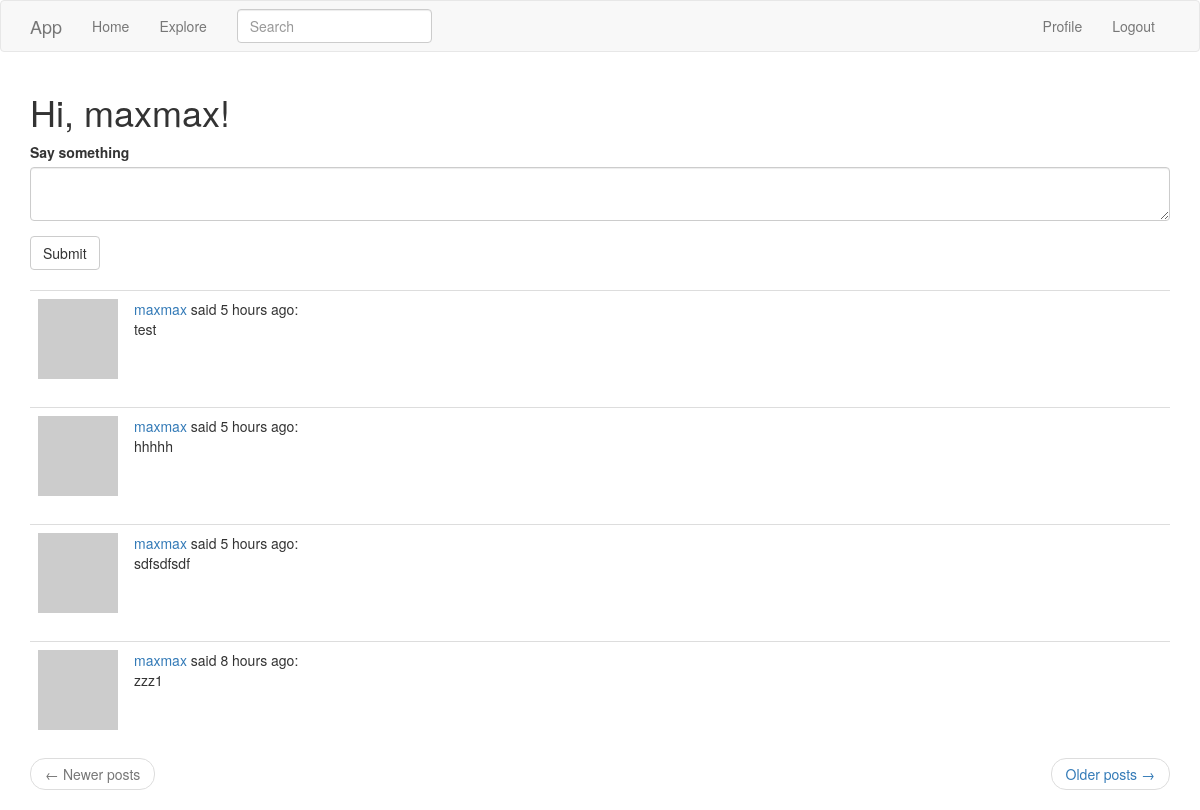
The page /index (signed in) on the database as committed earlier.
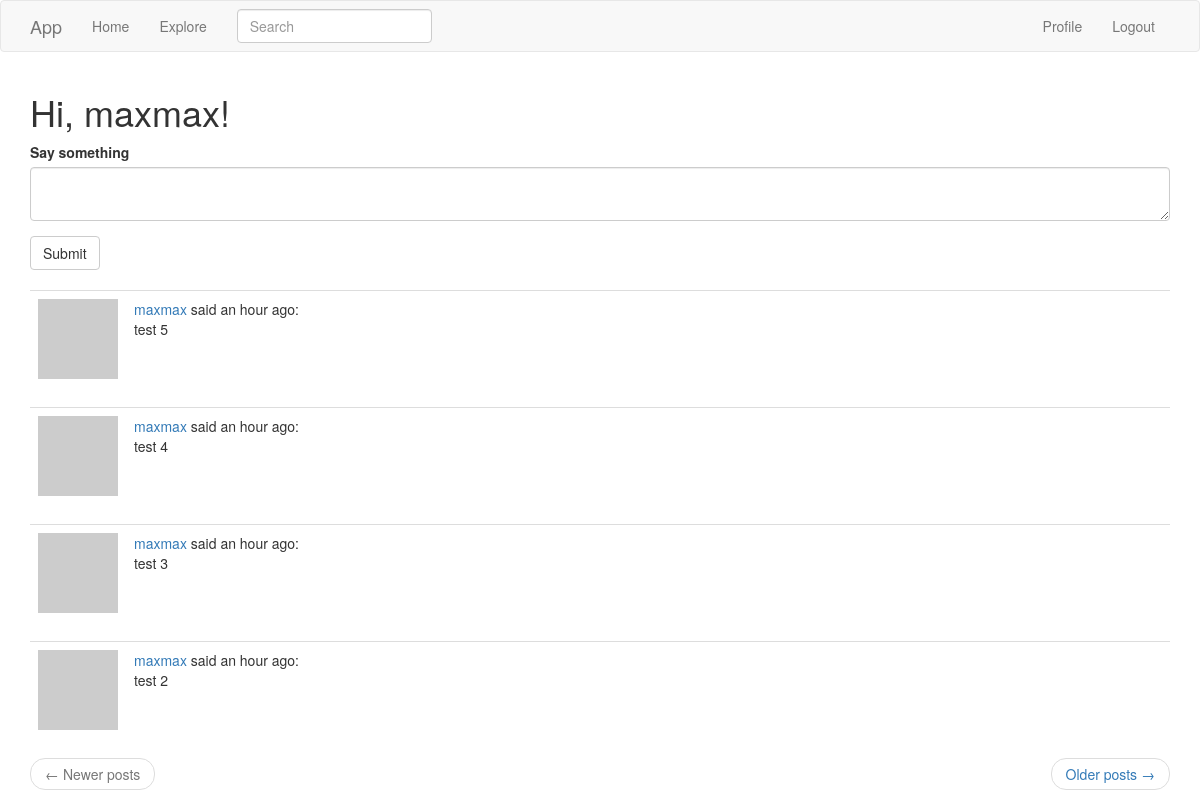
The same page on the database as committed later.
### app/models.py (models this page shows, shortened)
class User(UserMixin, db.Model):
    id = db.Column(db.Integer, primary_key=True)
    username = db.Column(db.String(64), index=True, unique=True)
    fullname = db.Column(db.String(120))
    email = db.Column(db.String(120), index=True, unique=True)
    password_hash = db.Column(db.String(128))
    posts = db.relationship('Post', backref='author', lazy='dynamic')
    about_me = db.Column(db.String(140))
    group = db.Column(db.String(120))
    unixuser = db.Column(db.String(120))
    unixid = db.Column(db.String(120))
    container = db.Column(db.String(120))
    last_seen = db.Column(db.DateTime, default=datetime.utcnow)
    followed = db.relationship(
        'User', secondary=followers,
        primaryjoin=(followers.c.follower_id == id),
        secondaryjoin=(followers.c.followed_id == id),
        backref=db.backref('followers', lazy='dynamic'), lazy='dynamic')
    def avatar(self, size):
        digest = md5(self.email.lower().encode('utf-8')).hexdigest()
        return 'https://www.gravatar.com/avatar/{}?d=identicon&s={}'.format(
            digest, size)
    def followed_posts(self):
        followed = Post.query.join(
            followers, (followers.c.followed_id == Post.user_id)).filter(
                followers.c.follower_id == self.id)
        own = Post.query.filter_by(user_id=self.id)
        return followed.union(own).order_by(Post.timestamp.desc())

class SearchableMixin(object):
    @classmethod
    def before_commit(cls, session):
        session._changes = {
            'add': list(session.new),
            'update': list(session.dirty),
            'delete': list(session.deleted)
        }
    @classmethod
    def after_commit(cls, session):
        for obj in session._changes['add']:
            if isinstance(obj, SearchableMixin):
                add_to_index(obj.__tablename__, obj)
        for obj in session._changes['update']:
            if isinstance(obj, SearchableMixin):
                add_to_index(obj.__tablename__, obj)
        for obj in session._changes['delete']:
            if isinstance(obj, SearchableMixin):
                remove_from_index(obj.__tablename__, obj)
        session._changes = None

class Post(SearchableMixin, db.Model):
    __searchable__ = ['body']
    id = db.Column(db.Integer, primary_key=True)
    body = db.Column(db.String(140))
    timestamp = db.Column(db.DateTime, index=True, default=datetime.utcnow)
    user_id = db.Column(db.Integer, db.ForeignKey('user.id'))
    language = db.Column(db.String(5))

### app/main/routes.py (the view, shortened to what this page needs)
@bp.route('/', methods=['GET', 'POST'])
@bp.route('/index', methods=['GET', 'POST'])
@login_required
def index():
    form = PostForm()
    page = request.args.get('page', 1, type=int)
    posts = current_user.followed_posts().paginate(page, 4, False)
    next_url = url_for('main.index', page=posts.next_num) \
        if posts.has_next else None
    prev_url = url_for('main.index', page=posts.prev_num) \
        if posts.has_prev else None
    return render_template('index.html', title=_('Home'), form=form,
                           posts=posts.items, next_url=next_url,
                           prev_url=prev_url)

### app/main/forms.py
class SearchForm(FlaskForm):
    q = StringField(_l('Search'), validators=[DataRequired()])
    def __init__(self, *args, **kwargs):
        if 'formdata' not in kwargs:
            kwargs['formdata'] = request.args
        if 'csrf_enabled' not in kwargs:
            kwargs['csrf_enabled'] = False
        super(SearchForm, self).__init__(*args, **kwargs)

class PostForm(FlaskForm):
    post = TextAreaField(_l('Say something'), validators=[DataRequired()])
    submit = SubmitField(_l('Submit'))

### app/main/routes.py (called while the page is built)
@bp.before_app_request
def before_request():
    if current_user.is_authenticated:
        current_user.last_seen = datetime.utcnow()
        db.session.commit()
        g.search_form = SearchForm()
    g.locale = str(get_locale())

### app/models.py (called while the page is built)
@login.user_loader
def load_user(id):
    return User.query.get(int(id))

### app/templates/index.html
{% extends "base.html" %}
{% import 'bootstrap/wtf.html' as wtf %}
{% block app_content %}
    <h1>Hi, {{ current_user.username }}!</h1>
    {% if form %}
    {{ wtf.quick_form(form) }}
    <br>
    {% endif %}
    {% for post in posts %}
        {% include '_post.html' %}
    {% endfor %}
    <nav aria-label="...">
      <ul class="pager">
          <li class="previous{% if not prev_url %} disabled{% endif %}">
              <a href="{{ prev_url or '#' }}">
                  <span aria-hidden="true">&larr;</span> Newer posts
              </a>
          </li>
          <li class="next{% if not next_url %} disabled{% endif %}">
              <a href="{{ next_url or '#' }}">
                  Older posts <span aria-hidden="true">&rarr;</span>
              </a>
          </li>
      </ul>
    </nav>
{% endblock %}

### app/templates/base.html (shortened to what this page needs)
{% extends 'bootstrap/base.html' %}
{% block navbar %}
    <nav class="navbar navbar-default">
        <div class="container">
            <div class="navbar-header">
                <a class="navbar-brand" href="{{ url_for('main.index') }}">App</a>
            </div>
            <div class="collapse navbar-collapse" id="bs-example-navbar-collapse-1">
                <ul class="nav navbar-nav">
                    <li><a href="{{ url_for('main.index') }}">{{ _('Home') }}</a></li>
                    <li><a href="{{ url_for('main.explore') }}">{{ _('Explore') }}</a></li>
                </ul>
                {% if g.search_form %}
                <form class="navbar-form navbar-left" method="get"
                        action="{{ url_for('main.search') }}">
                    <div class="form-group">
                        {{ g.search_form.q(size=20, class='form-control',
                            placeholder=g.search_form.q.label.text) }}
                    </div>
                </form>
                {% endif %}
                <ul class="nav navbar-nav navbar-right">
                    {% if current_user.is_anonymous %}
                    <li><a href="{{ url_for('auth.login') }}">{{ _('Login') }}</a></li>
                    {% else %}
                    <li><a href="{{ url_for('main.user', username=current_user.username) }}">{{ _('Profile') }}</a></li>
                    <li><a href="{{ url_for('auth.logout') }}">{{ _('Logout') }}</a></li>
                    {% endif %}
                </ul>
            </div>
        </div>
    </nav>
{% endblock %}
{% block content %}
    <div class="container">
        {% block app_content %}{% endblock %}
    </div>
{% endblock %}

### app/templates/_post.html
<table class="table table-hover">
    <tr>
        <td width="70px">
            <a href="{{ url_for('user', username=post.author.username) }}">
                <img src="{{ post.author.avatar(70) }}" />
            </a>
        </td>
        <td>
            <a href="{{ url_for('user', username=post.author.username) }}">
                {{ post.author.username }}
            </a>
            said {{ moment(post.timestamp).fromNow() }}:
            <br>
            {{ post.body }}
        </td>
    </tr>
</table>

Rows that differ between the two databases and show on the page:
no longer on this page (row unchanged): Post: author.username "maxmax", timestamp "5 hours ago", body "test"
no longer on this page (row unchanged): Post: author.username "maxmax", timestamp "5 hours ago", body "hhhhh"
no longer on this page (row unchanged): Post: author.username "maxmax", timestamp "5 hours ago", body "sdfsdfsdf"
no longer on this page (row unchanged): Post: author.username "maxmax", timestamp "8 hours ago", body "zzz1"
added Post: author.username "maxmax", timestamp "an hour ago", body "test 5"
added Post: author.username "maxmax", timestamp "an hour ago", body "test 4"
added Post: author.username "maxmax", timestamp "an hour ago", body "test 3"
added Post: author.username "maxmax", timestamp "an hour ago", body "test 2"
